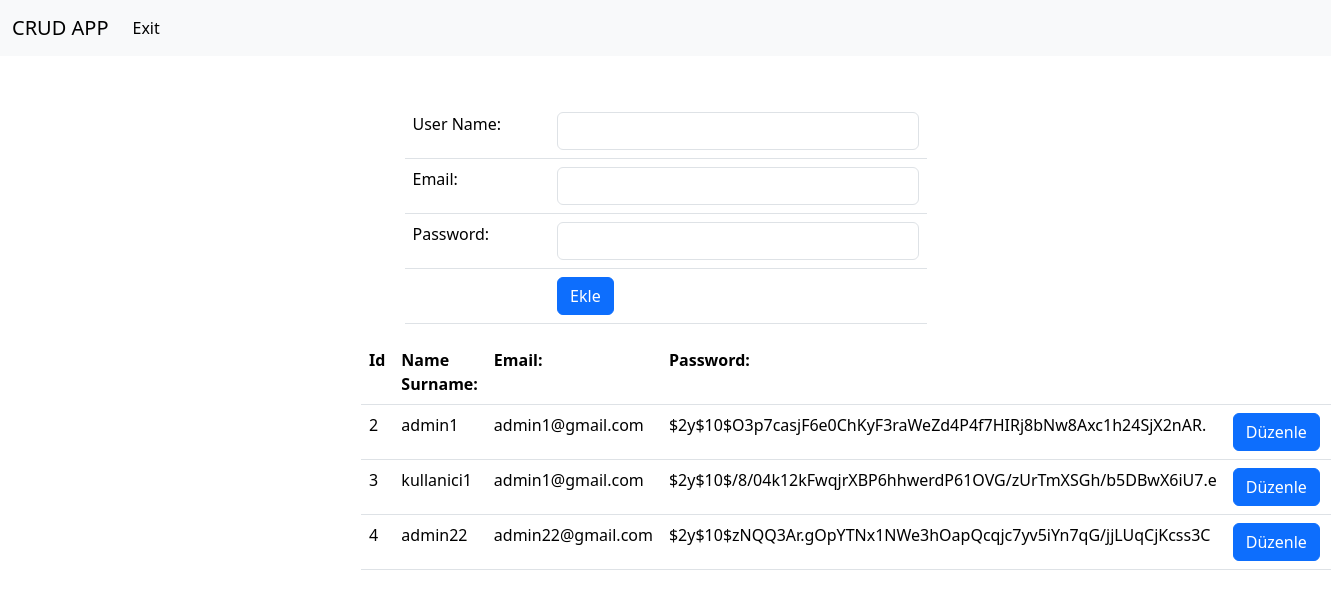
The page /admin/ekle.php on the database its author committed.
### tables this page shows
CREATE TABLE `users` (
  `id` int(11) NOT NULL,
  `user_name` varchar(250) NOT NULL,
  `email` varchar(250) NOT NULL,
  `password` varchar(250) NOT NULL,
  `user_type` varchar(250) NOT NULL DEFAULT 'user'
);

### admin/ekle.php (the view, shortened to what this page needs)
<?php
include("../connection.php");
?>
<!doctype html>
<html>
<head>
	<link rel="stylesheet" href="https://cdnjs.cloudflare.com/ajax/libs/bootstrap/5.3.1/css/bootstrap.min.css" />
	<link rel="stylesheet" href="../style.css">
</head>
<body>
	<nav class="navbar navbar-expand-lg bg-body-tertiary">
		<div class="container-fluid">
			<a class="navbar-brand" href="../admin_profile.php">CRUD APP</a>
			<div class="collapse navbar-collapse" id="navbarNav">
				<ul class="navbar-nav">
					<li class="nav-item">
						<a class="nav-link active" aria-current="page" href="../exit.php">Exit</a>
					</li>
				</ul>
			</div>
		</div>
	</nav>
	<div class="container p-5">
		<center>
			<div class="col-md-6">
				<form action="" method="post">
					<table class="table">
						<tr>
							<td>User Name:</td>
							<td><input type="text" name="username" class="form-control"></td>
						</tr>
						<tr>
							<td>Email:</td>
							<td><input type="text" name="email" class="form-control"></td>
						</tr>
						<tr>
							<td>Password:</td>
							<td><input type="password" name="password" class="form-control"></td>
						</tr>
						<tr>
							<td></td>
							<td><input class="btn btn-primary" type="submit" value="Ekle"></td>
						</tr>
					</table>
				</form>
			</div>
			<div class="col-md-7">
				<table class="table">
					<tr>
						<th>Id</th>
						<th>Name Surname:</th>
						<th>Email:</th>
						<th>Password:</th>
						<th></th>
						<th></th>
					</tr>
					<?php
					$sorgu = $connect->query("SELECT * FROM users");
					while ($sonuc = $sorgu->fetch_assoc()) {
						$id = $sonuc['id'];
						$username = $sonuc['user_name'];
						$email = $sonuc['email'];
						$password = $sonuc['password'];
					?>
						<tr>
							<td>
								<?php
								echo $id;
								?>
							</td>
							<td><?php echo $username; ?></td>
							<td><?php echo $email; ?></td>
							<td><?php echo $password; ?></td>
							<td><a href="duzenle.php?id=<?php echo $id; ?>" class="btn btn-primary">Düzenle</a></td>
							<td><a href="sil.php?id=<?php echo $id; ?>" class="btn btn-danger">Sil</a></td>
						</tr>
					<?php }
					?>
				</table>
			</div>
		</center>
	</div>
</body>
</html>

### rows shown on the page
users: id "2", user_name "admin1", email "admin1@gmail.com", password "$2y$10$O3p7casjF6e0ChKyF3raWeZd4P4f7HIRj8bNw8Axc1h24SjX2nAR."
users: id "3", user_name "kullanici1", email "admin1@gmail.com", password "$2y$10$/8/04k12kFwqjrXBP6hhwerdP61OVG/zUrTmXSGh/b5DBwX6iU7.e"
users: id "4", user_name "admin22", email "admin22@gmail.com", password "$2y$10$zNQQ3Ar.gOpYTNx1NWe3hOapQcqjc7yv5iYn7qG/jjLUqCjKcss3C"
